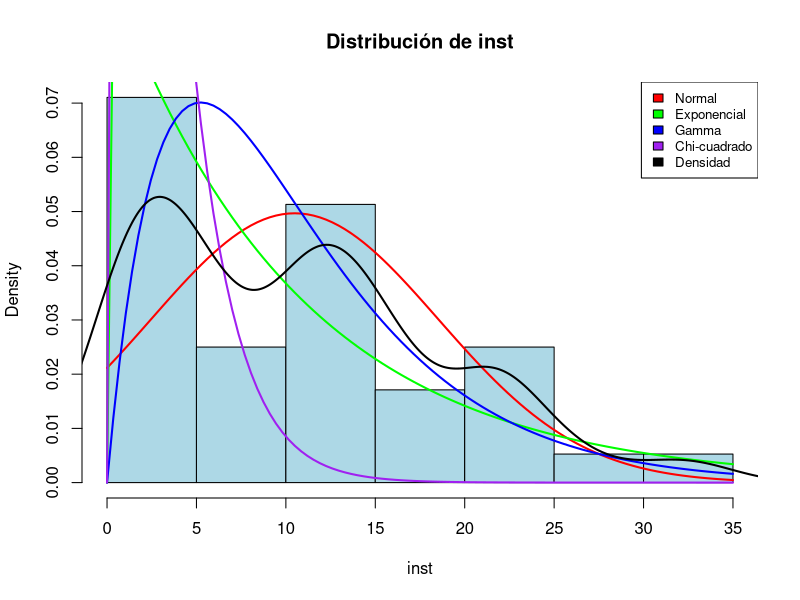
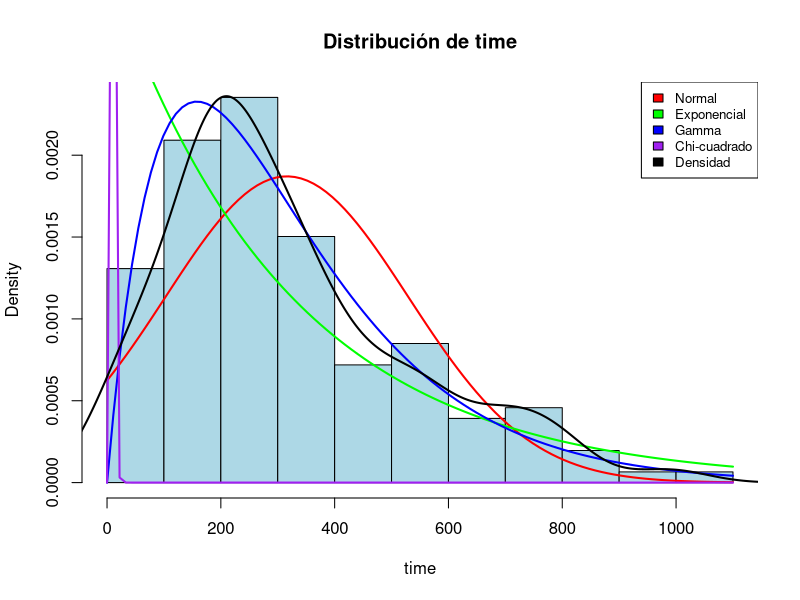
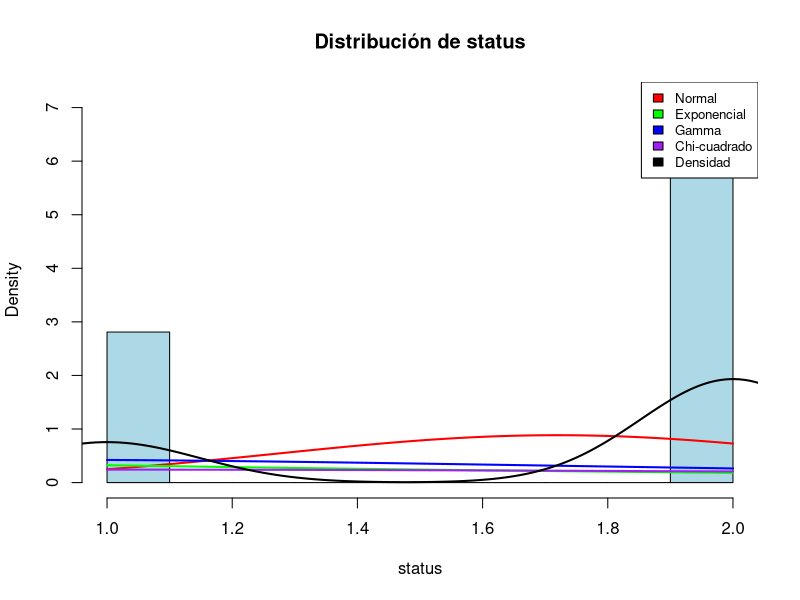
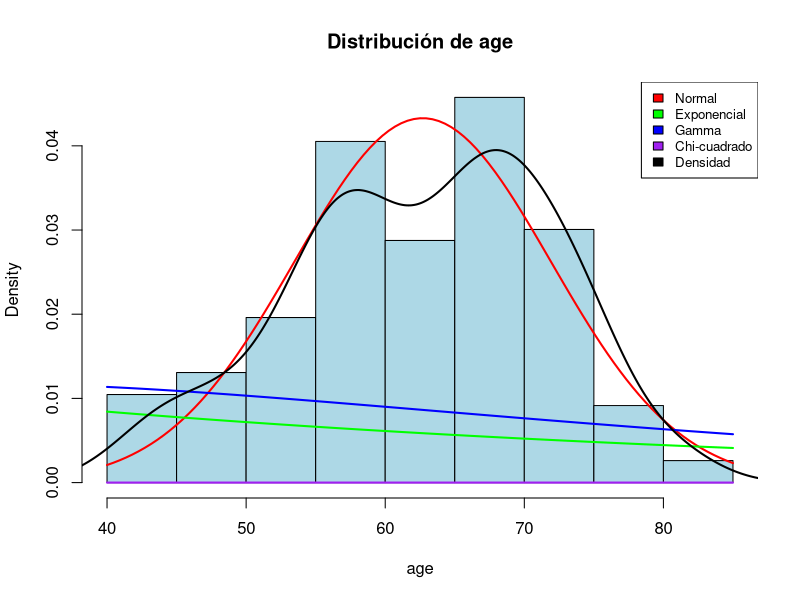
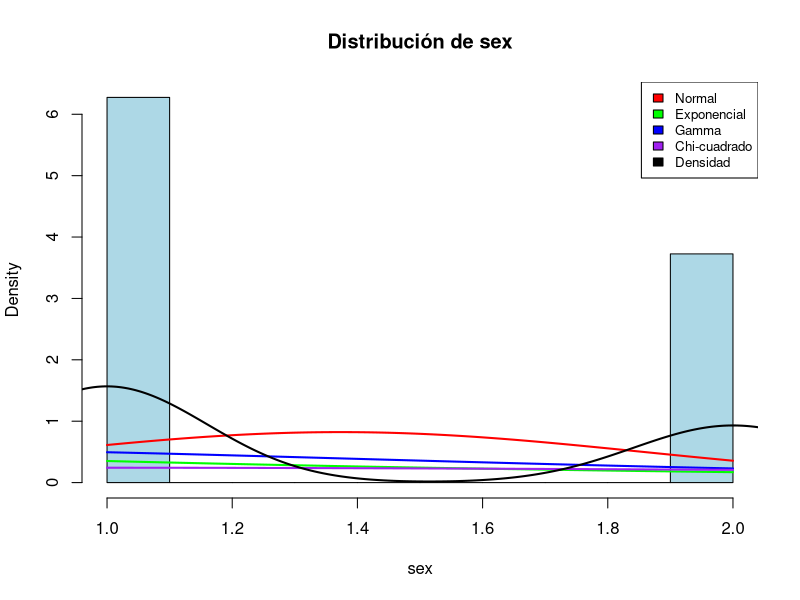
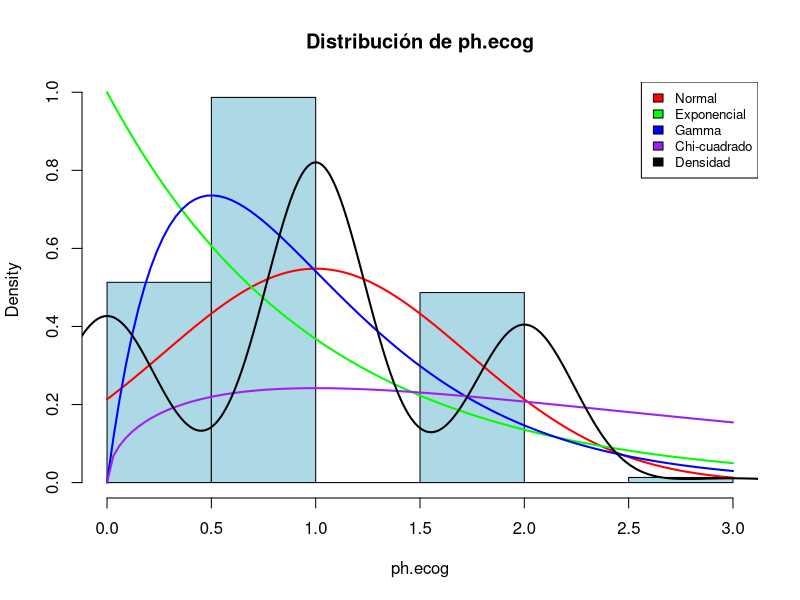
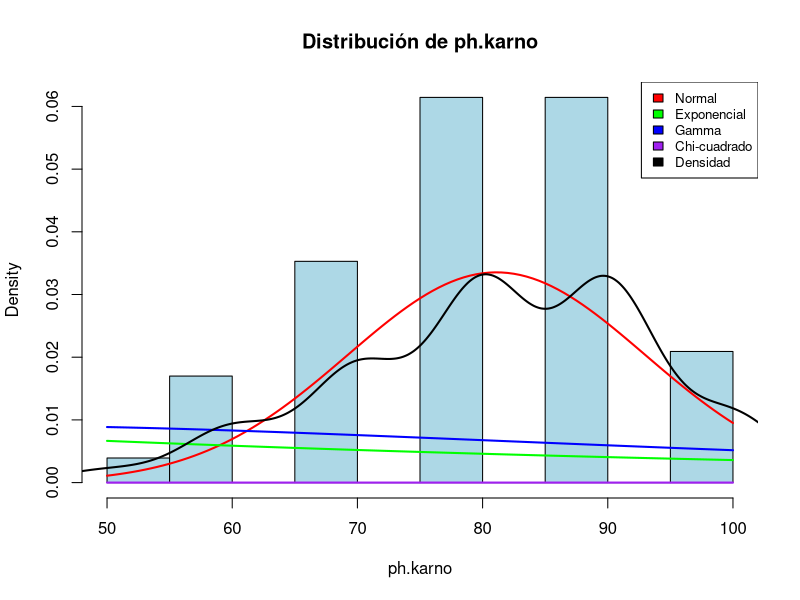
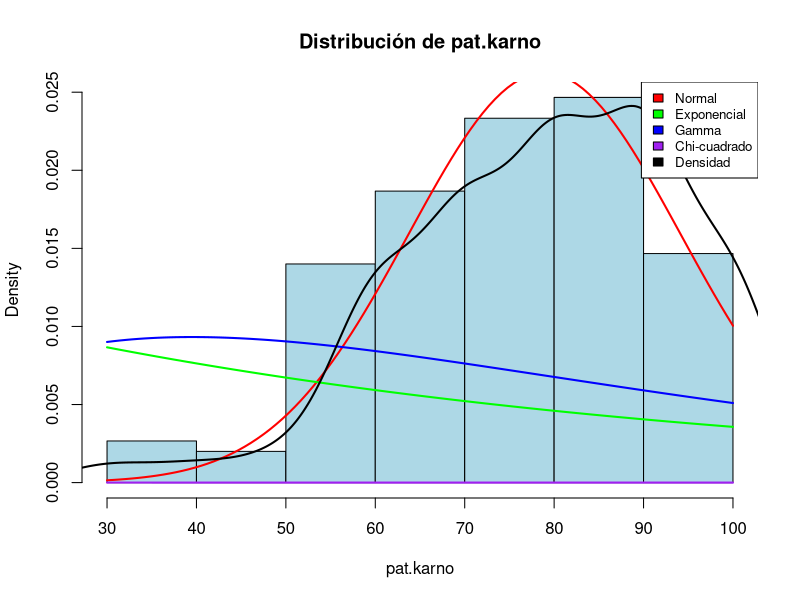

These charts were generated, in order, by the following R code:
# Instalar y cargar las librerías necesarias
# install.packages("nortest")
# install.packages("survival")
library(nortest)
library(survival)

# Cargar el dataset
data("lung")

lung_clean <- na.omit(lung)
lung_clean <- lung[lung$wt.loss > 0, ]
nrow(lung_clean)
#lung_clean$wt.loss <- ifelse(lung_clean$wt.loss < 0, -lung_clean$wt.loss, lung_clean$wt.loss)

# Funciones auxiliares
get_mode <- function(x) {
  ux <- unique(x)
  ux[which.max(tabulate(match(x, ux)))]
}

plot_distribution <- function(data, var_name) {
  if (is.numeric(data) && length(data) > 1 && !all(is.na(data))) {
    hist(data, freq = FALSE, main = paste("Distribución de", var_name), xlab = var_name, col = "lightblue")
    curve(dnorm(x, mean = mean(data, na.rm = TRUE), sd = sd(data, na.rm = TRUE)), col = "red", lwd = 2, add = TRUE)
    curve(dexp(x, rate = 1/mean(data, na.rm = TRUE)), col = "green", lwd = 2, add = TRUE)
    curve(dgamma(x, shape = 2, rate = 2/mean(data, na.rm = TRUE)), col = "blue", lwd = 2, add = TRUE)
    curve(dchisq(x, df = 3), col = "purple", lwd = 2, add = TRUE)
    lines(density(data, na.rm = TRUE), col = "black", lwd = 2)
    legend("topright", legend = c("Normal", "Exponencial", "Gamma", "Chi-cuadrado", "Densidad"), 
           fill = c("red", "green", "blue", "purple", "black"), cex = 0.8)
  } else {
    warning(paste("La variable", var_name, "no es numérica o contiene datos insuficientes"))
  }
}

# Aplicar pruebas de bondad de ajuste
perform_tests <- function(data, var_name) {
  if (is.numeric(data) && length(data) > 1 && !all(is.na(data))) {
    cat("\nVariable:", var_name, "\n")
    
    # Prueba Anderson-Darling
    ad_normal <- ad.test(data)
    cat("  Anderson-Darling (Normal): p-value =", ad_normal$p.value, "\n")
    
    # Kolmogorov-Smirnov
    ks_normal <- ks.test(data, "pnorm", mean(data, na.rm = TRUE), sd(data, na.rm = TRUE))
    cat("  Kolmogorov-Smirnov (Normal): p-value =", ks_normal$p.value, "\n")
    
    # Shapiro-Wilk
    sw_normal <- shapiro.test(data)
    cat("  Shapiro-Wilk (Normal): p-value =", sw_normal$p.value, "\n")
    
    # Ajuste a Exponencial
    ks_expon <- ks.test(data, "pexp", rate = 1/mean(data, na.rm = TRUE))
    cat("  Kolmogorov-Smirnov (Exponencial): p-value =", ks_expon$p.value, "\n")
    
    # Ajuste a Gamma
    shape <- 2
    rate <- 2/mean(data, na.rm = TRUE)
    ks_gamma <- ks.test(data, "pgamma", shape = shape, rate = rate)
    cat("  Kolmogorov-Smirnov (Gamma): p-value =", ks_gamma$p.value, "\n")
    
    # Ajuste a Chi-cuadrado
    df <- 3
    ks_chi <- ks.test(data, "pchisq", df = df)
    cat("  Kolmogorov-Smirnov (Chi-cuadrado): p-value =", ks_chi$p.value, "\n")
    
    # Gráfico
    plot_distribution(data, var_name)
  } else {
    warning(paste("La variable", var_name, "no es numérica o contiene datos insuficientes"))
  }
}

# Iterar sobre cada variable del dataset
for (var in names(lung)) {
  data <- lung_clean[[var]]
  perform_tests(data, var)
}
